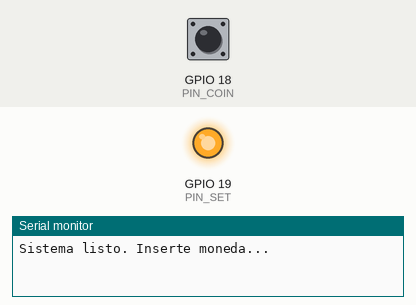
Bench run of a program on a simulated ESP32. Shown: output pins drawn as LEDs (lit = HIGH), the last lines printed to the serial monitor. Dashed ring = blinking. The test bench sets the inputs (shaded band); at power-on: GPIO 18 (PIN_COIN) HIGH.

Above: at 1.2 s.
1.3 s: GPIO 18 (PIN_COIN) driven LOW
At 1.8 s:
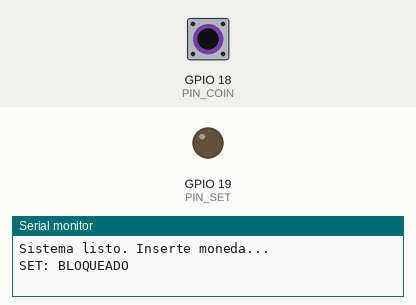
3.8 s: GPIO 18 (PIN_COIN) pulsed HIGH 5 times (0.12 s each, 0.3 s apart)
At 4.5 s:
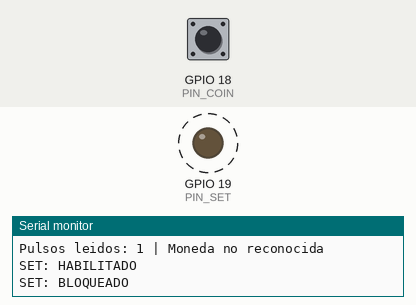
Timing chart, 0 to 7.6 s (numbered marks = the images above; inputs shaded):
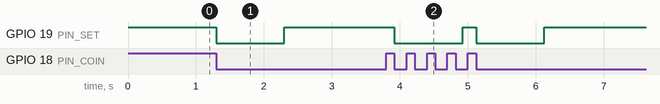

Measured:
- after the input at 1.3 s, GPIO 19 (PIN_SET): HIGH → LOW at once, → HIGH 1.0 s later
- after the input at 3.8 s, GPIO 19 (PIN_SET): alternates HIGH for 0.20 s and LOW for 1.0 s, 4 changes in all, then stays HIGH, starting after 0.12 s

The program:

main.cpp
```cpp
#include <Arduino.h>

// PINES MONEDERO
#define PIN_COIN 18
#define PIN_SET 19

// TIEMPOS
#define TIEMPO_CONTEO 1000 // Tu tiempo original. Funciona perfecto si usas MEDIUM o SLOW en el monedero.

// PULSOS POR MONEDA
#define PULSOS_1BS 2
#define PULSOS_2BS 4
#define PULSOS_5BS 7

// VARIABLES MONEDERO
volatile int contadorPulsos = 0;
volatile bool primerPulso = false;
volatile unsigned long ultimoTiempoPulso = 0; // NUEVO: Filtro anti-ruido

bool conteoActivo = false;
unsigned long tiempoInicioConteo = 0;
int saldo = 0;

// DEFINICION DE FUNCIONES
void IRAM_ATTR ISR_Moneda();
int identificarMoneda(int pulsos);
void procesarMoneda();

void setup()
{
  Serial.begin(115200);

  // Monedero
  pinMode(PIN_COIN, INPUT);
  pinMode(PIN_SET, OUTPUT);
  digitalWrite(PIN_SET, HIGH); // inicia habilitado

  attachInterrupt(digitalPinToInterrupt(PIN_COIN), ISR_Moneda, FALLING);

  Serial.println("Sistema listo. Inserte moneda...");
}

void loop()
{
  // Detecta primer pulso e inicia conteo
  if (primerPulso && !conteoActivo)
  {
    noInterrupts(); // Pausa interrupciones un microsegundo para evitar errores de memoria
    conteoActivo = true;
    tiempoInicioConteo = millis();
    primerPulso = false;
    interrupts(); // Reactiva interrupciones

    digitalWrite(PIN_SET, LOW); // TU LÓGICA: bloquea selector de inmediato
    Serial.println("SET: BLOQUEADO");
  }

  // Al cumplirse el tiempo (750ms) procesa moneda
  if (conteoActivo && (millis() - tiempoInicioConteo >= TIEMPO_CONTEO))
  {
    procesarMoneda();
  }
}

// INICIO - LECTURA DE MONEDA

void IRAM_ATTR ISR_Moneda()
{
  unsigned long tiempoActual = millis();

  // FILTRO ANTI-REBOTE: Si han pasado menos de 20ms, es un rebote falso, no lo cuenta.
  if (tiempoActual - ultimoTiempoPulso > 20)
  {
    contadorPulsos++;
    primerPulso = true;
    ultimoTiempoPulso = tiempoActual;
  }
}

int identificarMoneda(int pulsos)
{
  if (pulsos == PULSOS_1BS)
    return 1;
  if (pulsos == PULSOS_2BS)
    return 2;
  if (pulsos == PULSOS_5BS)
    return 5;
  return 0;
}

void procesarMoneda()
{
  detachInterrupt(digitalPinToInterrupt(PIN_COIN));

  int pulsos = contadorPulsos;
  contadorPulsos = 0;
  conteoActivo = false;
  primerPulso = false;

  int valor = identificarMoneda(pulsos);
  if (valor > 0)
  {
    saldo += valor;
    Serial.print("Pulsos reales: ");
    Serial.print(pulsos);
    Serial.print(" | Moneda: ");
    Serial.print(valor);
    Serial.print(" Bs | Saldo: ");
    Serial.print(saldo);
    Serial.println(" Bs");
  }
  else
  {
    Serial.print("Pulsos leidos: ");
    Serial.print(pulsos);
    Serial.println(" | Moneda no reconocida");
  }

  // Habilita selector DESPUÉS de procesar, para recibir la siguiente moneda
  digitalWrite(PIN_SET, HIGH);
  Serial.println("SET: HABILITADO");

  attachInterrupt(digitalPinToInterrupt(PIN_COIN), ISR_Moneda, FALLING);
}
```
